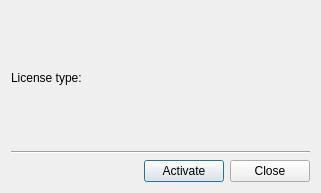
<?xml version="1.0" encoding="UTF-8"?>
<ui version="4.0">
 <class>QKxLicenseDialog</class>
 <widget class="QDialog" name="QKxLicenseDialog">
  <property name="geometry">
   <rect>
    <x>0</x>
    <y>0</y>
    <width>321</width>
    <height>193</height>
   </rect>
  </property>
  <property name="windowTitle">
   <string>Dialog</string>
  </property>
  <layout class="QVBoxLayout" name="verticalLayout">
   <item>
    <layout class="QHBoxLayout" name="horizontalLayout">
     <item>
      <widget class="QLabel" name="label">
       <property name="text">
        <string>License type:</string>
       </property>
      </widget>
     </item>
     <item>
      <widget class="QLabel" name="licenseType">
       <property name="sizePolicy">
        <sizepolicy hsizetype="MinimumExpanding" vsizetype="Preferred">
         <horstretch>0</horstretch>
         <verstretch>0</verstretch>
        </sizepolicy>
       </property>
       <property name="text">
        <string/>
       </property>
      </widget>
     </item>
    </layout>
   </item>
   <item>
    <layout class="QHBoxLayout" name="horizontalLayout_2"/>
   </item>
   <item>
    <widget class="Line" name="line">
     <property name="orientation">
      <enum>Qt::Horizontal</enum>
     </property>
    </widget>
   </item>
   <item>
    <layout class="QHBoxLayout" name="horizontalLayout_8">
     <item>
      <spacer name="horizontalSpacer_4">
       <property name="orientation">
        <enum>Qt::Horizontal</enum>
       </property>
       <property name="sizeHint" stdset="0">
        <size>
         <width>40</width>
         <height>20</height>
        </size>
       </property>
      </spacer>
     </item>
     <item>
      <widget class="QPushButton" name="btnActivate">
       <property name="text">
        <string>Activate</string>
       </property>
      </widget>
     </item>
     <item>
      <widget class="QPushButton" name="btnClose">
       <property name="text">
        <string>Close</string>
       </property>
      </widget>
     </item>
    </layout>
   </item>
  </layout>
 </widget>
 <resources/>
 <connections/>
</ui>
